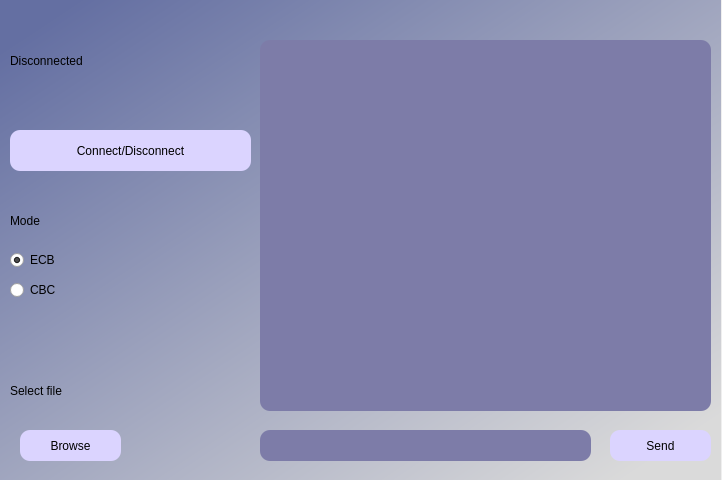
<?xml version="1.0" encoding="UTF-8"?>
<ui version="4.0">
 <class>Dialog</class>
 <widget class="QDialog" name="Dialog">
  <property name="geometry">
   <rect>
    <x>0</x>
    <y>0</y>
    <width>722</width>
    <height>480</height>
   </rect>
  </property>
  <property name="windowTitle">
   <string>File Encrypter/Decrypter</string>
  </property>
  <widget class="QWidget" name="widget" native="true">
   <property name="geometry">
    <rect>
     <x>0</x>
     <y>0</y>
     <width>721</width>
     <height>481</height>
    </rect>
   </property>
   <property name="styleSheet">
    <string notr="true">QWidget#widget{
background-color:qlineargradient(spread:pad, x1:0.051, y1:0.0568182, x2:0.926136, y2:0.938, stop:0 rgba(100, 111, 162, 255), stop:1 rgba(218, 218, 218, 255))}</string>
   </property>
   <widget class="QLabel" name="label_2">
    <property name="geometry">
     <rect>
      <x>10</x>
      <y>350</y>
      <width>241</width>
      <height>81</height>
     </rect>
    </property>
    <property name="styleSheet">
     <string notr="true">font: 22pt &quot;MS Shell Dlg 2&quot;;
color:rgb(0, 0, 0);</string>
    </property>
    <property name="text">
     <string>Select file</string>
    </property>
   </widget>
   <widget class="QPushButton" name="browse_button">
    <property name="geometry">
     <rect>
      <x>20</x>
      <y>430</y>
      <width>101</width>
      <height>31</height>
     </rect>
    </property>
    <property name="styleSheet">
     <string notr="true">border-radius:10px;
background-color: rgb(219, 212, 255);
font: 16pt &quot;MS Shell Dlg 2&quot;;</string>
    </property>
    <property name="text">
     <string>Browse</string>
    </property>
   </widget>
   <widget class="QLineEdit" name="message_line">
    <property name="geometry">
     <rect>
      <x>260</x>
      <y>430</y>
      <width>331</width>
      <height>31</height>
     </rect>
    </property>
    <property name="styleSheet">
     <string notr="true">border-radius:10px;
background-color: rgb(125, 124, 168);</string>
    </property>
    <property name="text">
     <string/>
    </property>
   </widget>
   <widget class="QPushButton" name="submit_button">
    <property name="geometry">
     <rect>
      <x>610</x>
      <y>430</y>
      <width>101</width>
      <height>31</height>
     </rect>
    </property>
    <property name="styleSheet">
     <string notr="true">border-radius:10px;
font: 16pt &quot;MS Shell Dlg 2&quot;;
background-color: rgb(219, 212, 255);</string>
    </property>
    <property name="text">
     <string>Send</string>
    </property>
   </widget>
   <widget class="QRadioButton" name="EcbRadioButton">
    <property name="geometry">
     <rect>
      <x>10</x>
      <y>250</y>
      <width>95</width>
      <height>20</height>
     </rect>
    </property>
    <property name="text">
     <string>ECB</string>
    </property>
    <property name="checked">
     <bool>true</bool>
    </property>
   </widget>
   <widget class="QRadioButton" name="cbc_radio_button">
    <property name="geometry">
     <rect>
      <x>10</x>
      <y>280</y>
      <width>95</width>
      <height>20</height>
     </rect>
    </property>
    <property name="text">
     <string>CBC</string>
    </property>
   </widget>
   <widget class="QLabel" name="label_3">
    <property name="geometry">
     <rect>
      <x>10</x>
      <y>180</y>
      <width>91</width>
      <height>81</height>
     </rect>
    </property>
    <property name="styleSheet">
     <string notr="true">font: 22pt &quot;MS Shell Dlg 2&quot;;
color:rgb(0, 0, 0);</string>
    </property>
    <property name="text">
     <string>Mode</string>
    </property>
   </widget>
   <widget class="QLabel" name="ConnectionStatusLabel">
    <property name="geometry">
     <rect>
      <x>10</x>
      <y>20</y>
      <width>241</width>
      <height>81</height>
     </rect>
    </property>
    <property name="styleSheet">
     <string notr="true">font: 22pt &quot;MS Shell Dlg 2&quot;;
color:rgb(0, 0, 0);</string>
    </property>
    <property name="text">
     <string>Disconnected</string>
    </property>
   </widget>
   <widget class="QTextEdit" name="text_edit">
    <property name="geometry">
     <rect>
      <x>260</x>
      <y>40</y>
      <width>451</width>
      <height>371</height>
     </rect>
    </property>
    <property name="styleSheet">
     <string notr="true">border-radius:10px;
background-color: rgb(125, 124, 168);</string>
    </property>
   </widget>
   <widget class="QPushButton" name="connection_button">
    <property name="geometry">
     <rect>
      <x>10</x>
      <y>130</y>
      <width>241</width>
      <height>41</height>
     </rect>
    </property>
    <property name="styleSheet">
     <string notr="true">border-radius:10px;
background-color: rgb(219, 212, 255);
font: 16pt &quot;MS Shell Dlg 2&quot;;</string>
    </property>
    <property name="text">
     <string>Connect/Disconnect</string>
    </property>
   </widget>
  </widget>
 </widget>
 <resources/>
 <connections/>
</ui>
